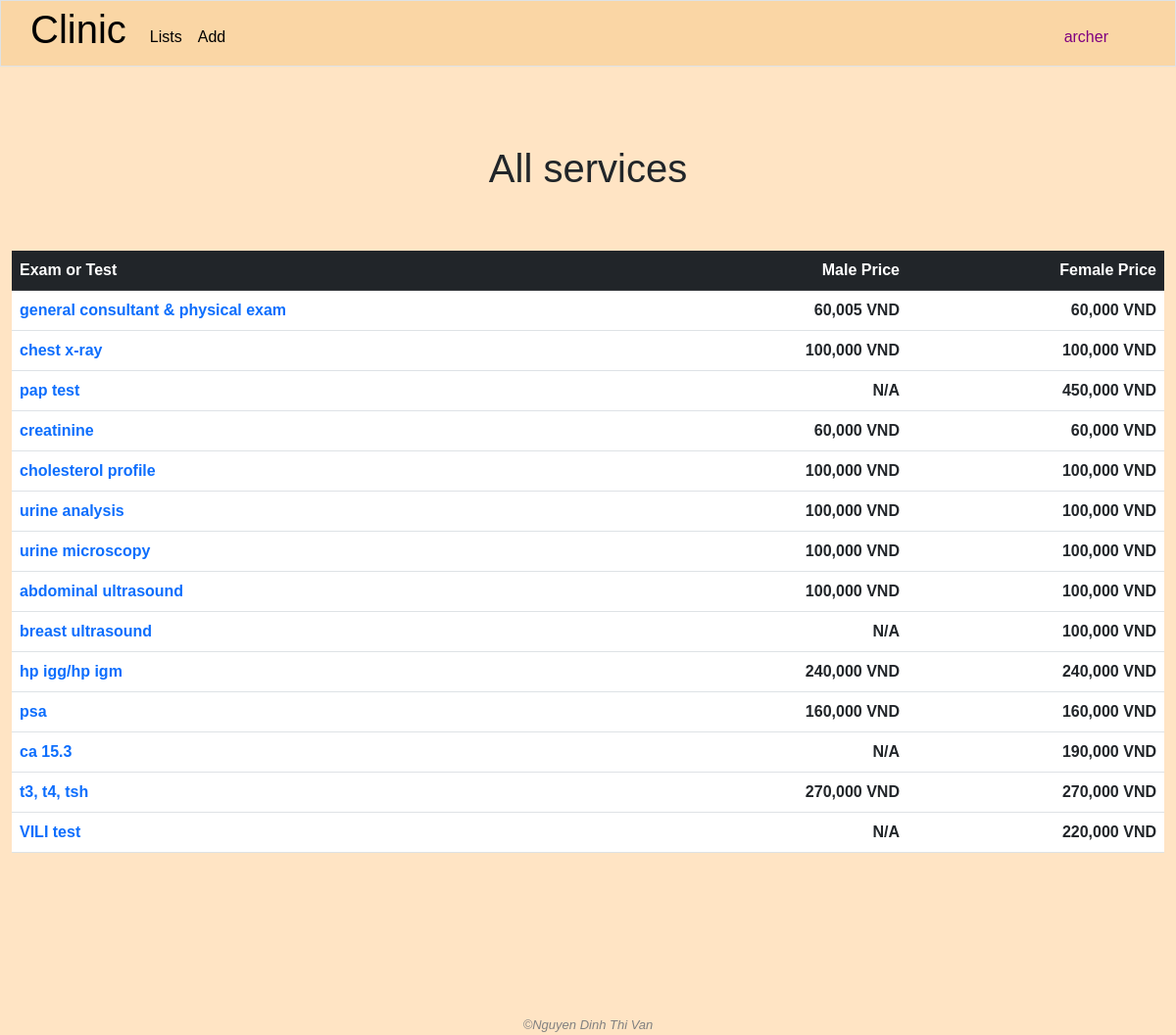
Page / (signed in) on the earlier database version.
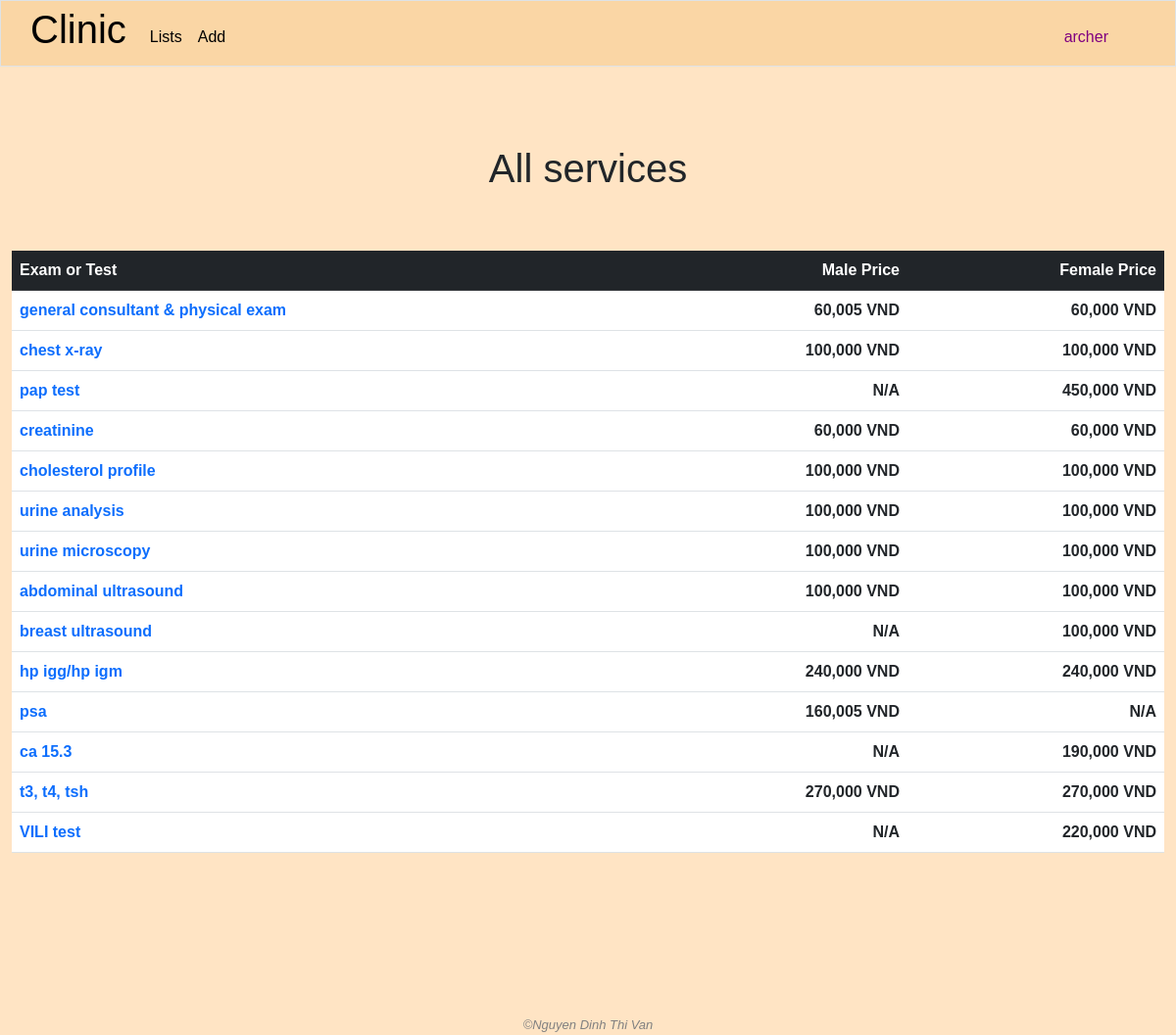
Same page on the later database version.
### clinic/models.py (models this page shows, shortened)
class Service(models.Model):
    name = models.CharField(max_length=255)
    benefit = models.TextField(blank=True)
    male_price = models.IntegerField(blank=True, null=True)
    female_price = models.IntegerField(blank=True, null=True)
    description = models.TextField(blank=True, null=True)
    created_by = models.ForeignKey(User, blank=True, null=True, on_delete=models.SET_NULL, related_name='add_services')
    modified_by = models.ForeignKey(User, blank=True, null=True, on_delete=models.SET_NULL, related_name='modified_services')

### clinic/views.py (the view)
# urls.py: path('', views.index, name='index'),
@login_required
def index(request):
    yay_message = request.session.get('yay_message', '')
    nay_message = request.session.get('nay_message', '')
    request.session['yay_message'] = ''
    request.session['nay_message'] = ''
    services = Service.objects.all()
    return render(request, "clinic/index.html", {
        "yay_message": yay_message,
        "nay_message": nay_message,
        "services": services
    })

### clinic/templates/clinic/index.html (shortened to what this page needs)
{% extends "clinic/layout.html" %}
{% load static %}
{% load humanize %}
{% block main %}
    <h1 class="text-center page-title">All services</h1>
    <div class="container-fluid">
        <table class="table table-hover">
            <thead class="table-dark">
                <tr>
                    <th style="text-align: start;">Exam or Test</th>
                    <th style="text-align: end;">Male Price</th>
                    <th style="text-align: end;">Female Price</th>
                </tr>
            </thead>
            <tbody>
                {% for service in services %}
                    <tr>
                        <td>
                            <strong><a class="service-detail-link" href="{% url 'service_detail' service_id=service.id %}">{{ service.name }}</a></strong>
                        </td>
                        <td style="text-align: end;">
                            {% if service.male_price == None %}
                                <strong>N/A</strong>
                            {% else %}
                                <strong class="price" data-price="{{ service.male_price }}">{{ service.male_price|intcomma }}</strong> <strong class="price-currency">VND</strong>
                            {% endif %}
                        </td>
                        <td style="text-align: end;">
                            {% if service.female_price == None %}
                                <strong>N/A</strong>
                            {% else %}
                                <strong class="price" data-price="{{ service.female_price }}">{{ service.female_price|intcomma }}</strong> <strong class="price-currency">VND</strong>
                            {% endif %}
                        </td>
                    </tr>
                {% empty %}
                    No service
                {% endfor %}
            </tbody>
        </table>
    </div>
{% endblock %}

Differences in the rows shown:
changed Service "psa": male_price "160,000" → "160,005"; female_price "160,000" → (not shown); female_price "VND" → "N/A"
